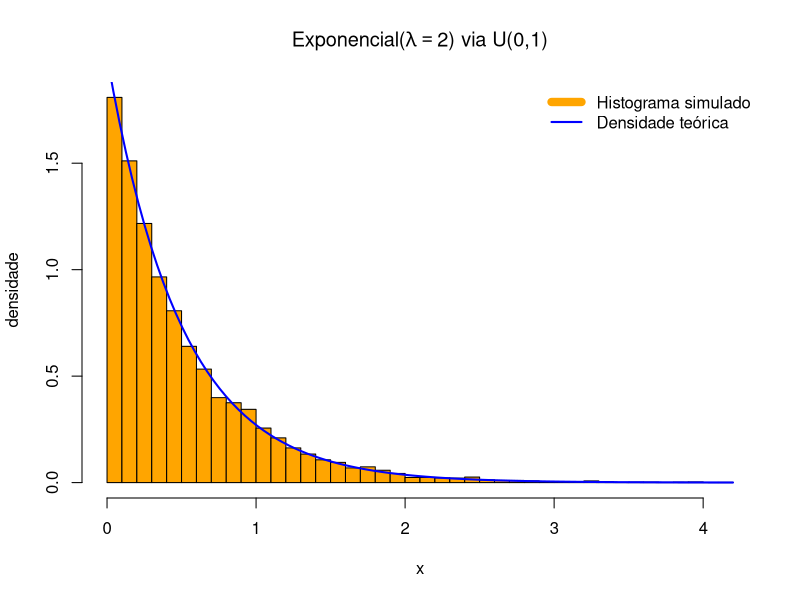

Recreate this plot in R.
# Arquivo: 11-aula.R
# Autor(a): David Picarelli Gonçalves
# Data: 21/05/2026
# Objetivo: Aula 11

# fixa a semente 
set.seed(42)

# simula U ~ Uniforme(0,1)
u  <- runif(10000)

# define o parâmetro da Exponencial
lambda <- 2

# gera X ~ Exponencial(lambda)
x <- -log(u) / lambda    

# --- 3. Histograma da amostra simulada ------------------------------------
hist(x,
     breaks      = 30,           # número de classes do histograma
     col         = "orange",     # cor das barras
     probability = TRUE,         # escala em densidade (área total = 1)
     main = expression("Exponencial(" * lambda == 2 * ") via U(0,1)"),
     xlab = "x",
     ylab = "densidade")


# --- 4. Densidade teórica sobreposta --------------------------------------
curve(dexp(x, rate = lambda),    # f(x) = lambda * exp(-lambda * x)
      add = TRUE,                # adiciona ao gráfico existente
      col = "blue", lwd = 2)

# --- 5. Legenda -----------------------------------------------------------
legend("topright",
       legend = c("Histograma simulado", "Densidade teórica"),
       col    = c("orange", "blue"),
       lwd    = c(8, 2),
       lty    = 1,
       bty    = "n")
